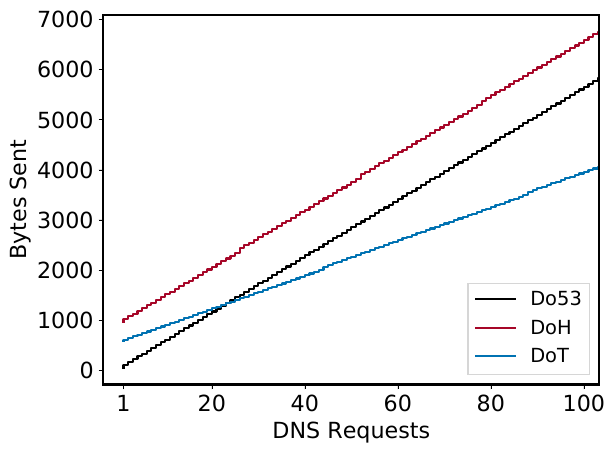

The script that saved this image:
import numpy as np
import matplotlib.pyplot as plt

# not used
DOH_H2_SETTINGS_AND_HEADER_PADDED = 93 + 51 + 33 + 240
DOH_POST_PER_QUERY_PADDED = 46

MTU = 1500
IPV4_HEADER = 20
TCP_HEADER = 20
UDP_HEADER = 8 
TLS_HEADER = 5
MAX_TLS_PKT = MTU - IPV4_HEADER - TCP_HEADER - TLS_HEADER

TCP_HANDSHAKE = 2 * (TCP_HEADER + IPV4_HEADER)
TCP_OVERHEAD = TCP_HEADER + IPV4_HEADER
TLS_OVERHEAD = TLS_HEADER + TCP_OVERHEAD
TLS_CLIENT_HELLO = TLS_OVERHEAD + 215
TLS_CLIENT_DONE = TLS_OVERHEAD + 121
TLS_HANDSHAKE = TLS_CLIENT_HELLO + TLS_CLIENT_DONE

QUERY_CHARACTERS = 10

DO53_QUERY_OVERHEAD = 12 + 4 + 2
DO53_QUERY_SIZE = DO53_QUERY_OVERHEAD + QUERY_CHARACTERS

DOT_STATIC_OVERHEAD = TCP_HANDSHAKE + TLS_HANDSHAKE
DOT_QUERY_OVERHEAD = DO53_QUERY_OVERHEAD + TLS_HEADER
DOT_QUERY_SIZE = DOT_QUERY_OVERHEAD + QUERY_CHARACTERS
MAX_DOT_REQUESTS = np.floor(MAX_TLS_PKT / (DOT_QUERY_OVERHEAD + QUERY_CHARACTERS))

DOH_H2_SETTINGS_AND_HEADER = TLS_OVERHEAD + 69 + 27 + 9 + 216
DOH_STATIC_OVERHEAD = TCP_HANDSHAKE + TLS_HANDSHAKE + DOH_H2_SETTINGS_AND_HEADER
DOH_QUERY_H2_HEADER = 13
DOH_QUERY_H2_FRAME = 9
DOH_QUERY_OVERHEAD = DOT_QUERY_OVERHEAD + DOH_QUERY_H2_HEADER + DOH_QUERY_H2_FRAME
DOH_QUERY_SIZE = DOH_QUERY_OVERHEAD + QUERY_CHARACTERS
MAX_DOH_REQUESTS = np.floor(MAX_TLS_PKT / (DOH_QUERY_OVERHEAD + QUERY_CHARACTERS))


def amortization(xlimit, filename):
    requests = np.arange(1, 105)

    # Compute bytes sent for each request for DoT
    bytes_dot = [TCP_OVERHEAD * np.ceil(r / MAX_DOT_REQUESTS) +
                 (r * DOT_QUERY_SIZE) + DOT_STATIC_OVERHEAD for r in requests]
    dot = (requests, bytes_dot)

    print("TCP OVERHEAD", TCP_OVERHEAD)
    print("TLS_HANDSHAKE", TLS_HANDSHAKE)
    print("MAX_DOT_REQUESTS", MAX_DOT_REQUESTS)
    print("DOT_QUERY_SIZE", DOT_QUERY_SIZE)
    print("DOT_STATIC_OVERHEAD", DOT_STATIC_OVERHEAD)
    

    # Compute bytes sent for "r" requests for DoH
    bytes_doh = [TCP_OVERHEAD * np.ceil(r / MAX_DOH_REQUESTS) +
                 (r * DOH_QUERY_SIZE) + DOH_STATIC_OVERHEAD for r in requests]
    doh = (requests, bytes_doh)

    # Compute bytes setn for "r" requests for Do53
    bytes_do53 = [(UDP_HEADER + IPV4_HEADER + DO53_QUERY_SIZE) * r for r in requests]
    do53 = (requests, bytes_do53)

    print(bytes_do53[22])
    print(bytes_dot[22])

    all_data = {"Do53": {"data": do53, "color": "black", "linestyle": "-"},
                "DoT":  {"data": dot,  "color": "#0072B2", "linestyle": "-"},
                "DoH":  {"data": doh,  "color": "#A60628",  "linestyle": "-"}}
    plot_amortization(all_data, xlimit, filename)


def plot_amortization(all_data, xlimit, filename):
    # Set up the plot
    plt.figure()
    margin = .033333333

    # Plot the CDF
    fig, ax = plt.subplots()
    ax.set_xlim([- margin * xlimit, xlimit * (1 + margin)])
    ax.set_xticks([1, 20, 40, 60, 80, 100])
    # ax.set_ylim([-0.05, 1.05])

    for key in sorted(all_data.keys()):
        data = all_data[key]
        d = data["data"]
        color = data["color"]
        linestyle = data["linestyle"]

        x = d[0]
        y = d[1]
        ax.step(x, y, linewidth=1.5, color=color, linestyle=linestyle,
                label=key)

    # Set up the labels/legend
    plt.xlabel('DNS Requests')
    plt.ylabel('Bytes Sent')
    legend = plt.legend(loc='lower right')
    legend.get_frame().set_linewidth(1)
    plt.savefig(filename, bbox_inches='tight')


if __name__ == "__main__":
    amortization(100, "amortization.pdf")
